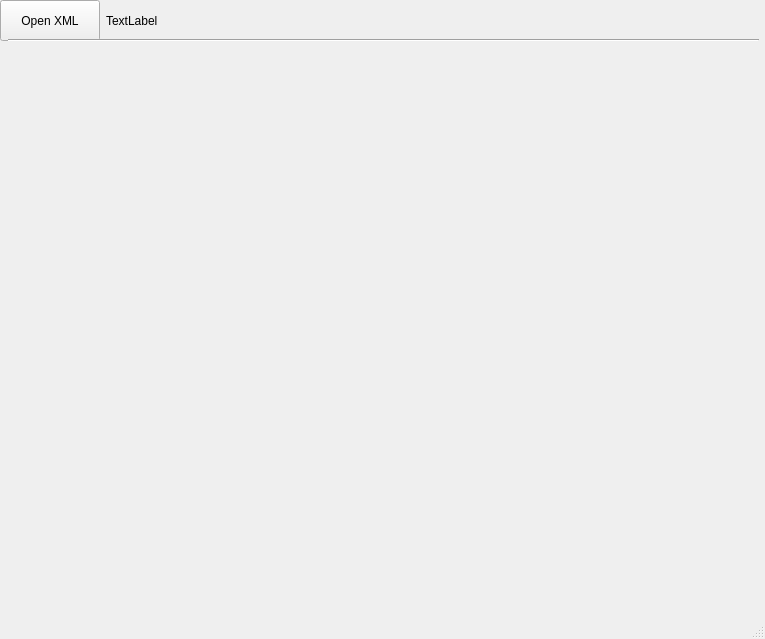
<?xml version="1.0" encoding="UTF-8"?>
<ui version="4.0">
 <class>MainWindow</class>
 <widget class="QMainWindow" name="MainWindow">
  <property name="geometry">
   <rect>
    <x>0</x>
    <y>0</y>
    <width>765</width>
    <height>639</height>
   </rect>
  </property>
  <property name="minimumSize">
   <size>
    <width>765</width>
    <height>639</height>
   </size>
  </property>
  <property name="maximumSize">
   <size>
    <width>765</width>
    <height>639</height>
   </size>
  </property>
  <property name="windowTitle">
   <string>FCPX to Composite</string>
  </property>
  <widget class="QWidget" name="centralwidget">
   <widget class="QWidget" name="horizontalLayoutWidget">
    <property name="geometry">
     <rect>
      <x>0</x>
      <y>0</y>
      <width>761</width>
      <height>41</height>
     </rect>
    </property>
    <layout class="QHBoxLayout" name="horizontalLayout">
     <item>
      <widget class="QPushButton" name="open_btn">
       <property name="maximumSize">
        <size>
         <width>100</width>
         <height>50</height>
        </size>
       </property>
       <property name="text">
        <string>Open XML</string>
       </property>
      </widget>
     </item>
     <item>
      <widget class="QLabel" name="file_path">
       <property name="text">
        <string>TextLabel</string>
       </property>
      </widget>
     </item>
    </layout>
   </widget>
   <widget class="Line" name="line">
    <property name="geometry">
     <rect>
      <x>8</x>
      <y>20</y>
      <width>751</width>
      <height>41</height>
     </rect>
    </property>
    <property name="orientation">
     <enum>Qt::Horizontal</enum>
    </property>
   </widget>
  </widget>
  <widget class="QMenuBar" name="menubar">
   <property name="geometry">
    <rect>
     <x>0</x>
     <y>0</y>
     <width>765</width>
     <height>22</height>
    </rect>
   </property>
  </widget>
  <widget class="QStatusBar" name="statusbar"/>
 </widget>
 <resources/>
 <connections/>
</ui>
